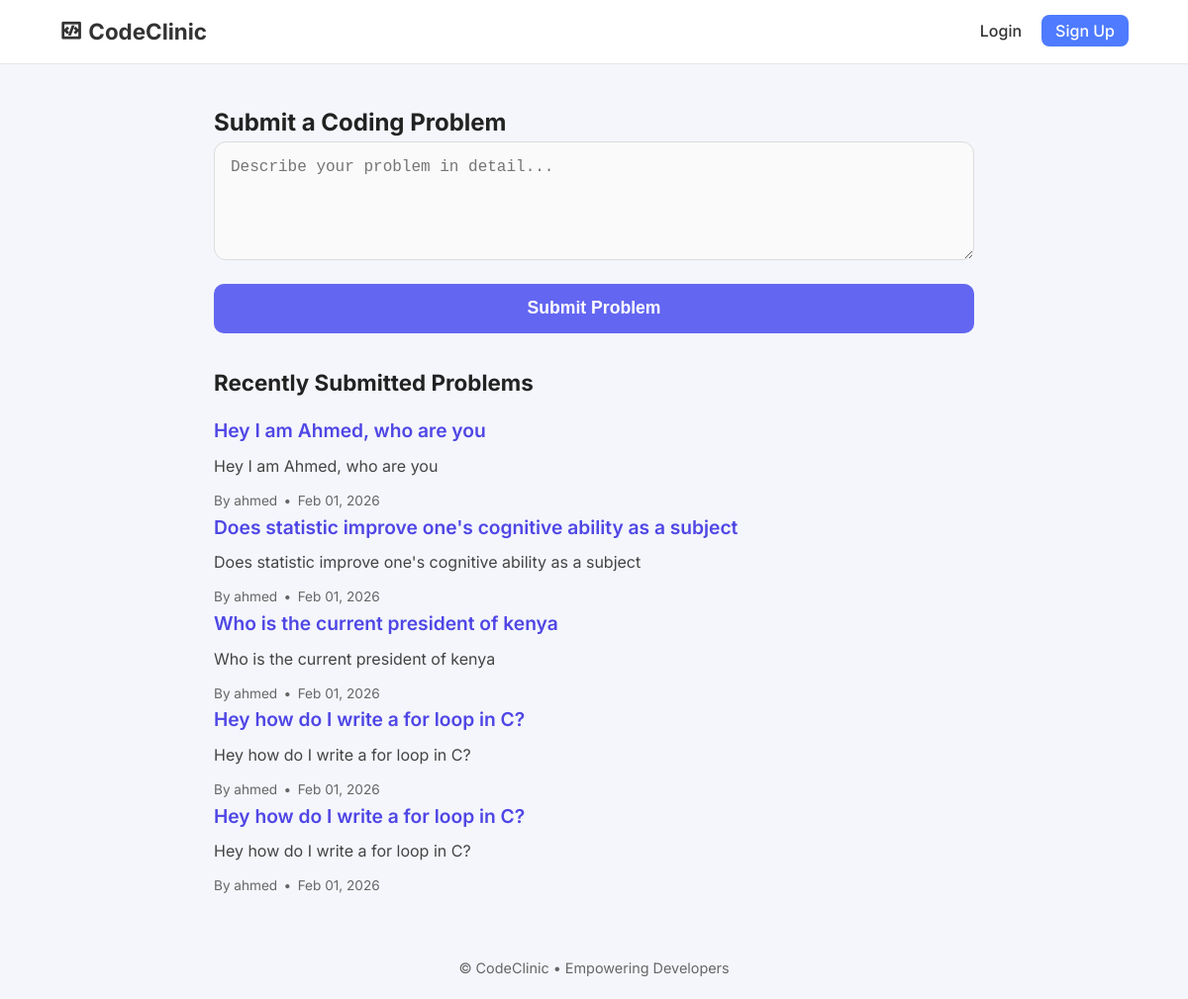
The app's page /, older data.
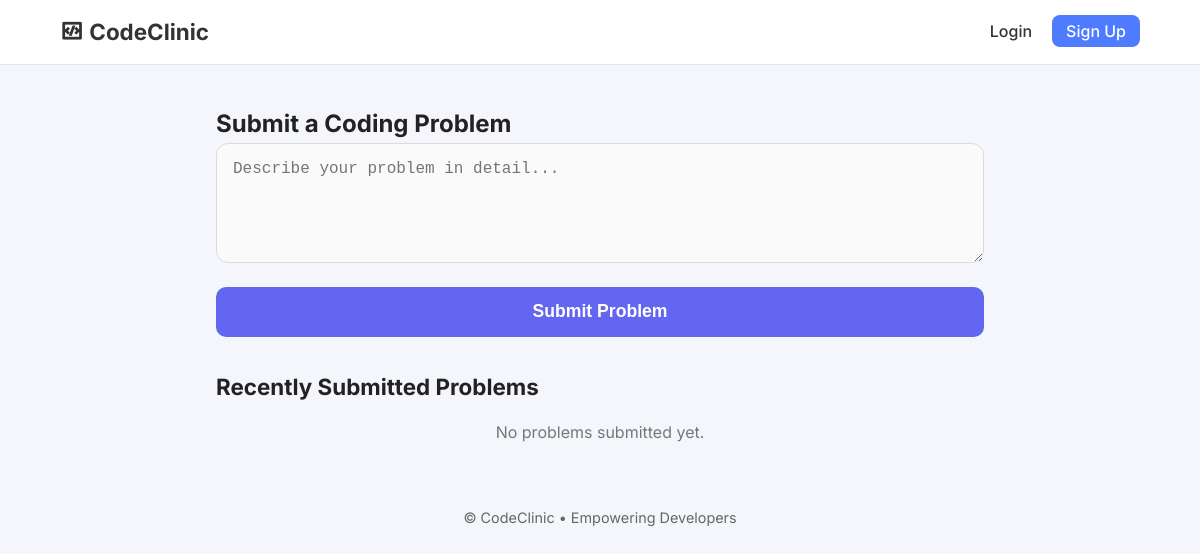
The same page, newer data.
### main/models.py (models this page shows, shortened)
class Problem(models.Model):
    description = models.TextField()
    user = models.ForeignKey(User, on_delete=models.CASCADE)
    topic = models.CharField(max_length=100, blank=True, null=True)
    created_at = models.DateTimeField(auto_now_add=True)

### main/views.py (the view)
# urls.py: 2. Add a URL to urlpatterns:  path('', views.home, name='home')
def home(request):
    problems = Problem.objects.all().order_by("-created_at")
    return render(request, "index.html", {"problems": problems})

### main/templates/index.html (shortened to what this page needs)
{% extends 'base.html' %}
{% block content %}
<div class="home-container">
    <div class="card submit-card">
        <h2>Submit a Coding Problem</h2>
        <form method="POST" class="problem-form" action="{% url 'submit' %}">
            <textarea name="description" placeholder="Describe your problem in detail..." required></textarea>
            <button type="submit">Submit Problem</button>
        </form>
    </div>
    <h3 class="section-title">Recently Submitted Problems</h3>
    {% for problem in problems %}
        <div class="card problem-card">
            <h4>
                <a href="{% url 'problem_detail' problem.id %}">
                    {{ problem.description|truncatechars:60 }}
                </a>
            </h4>
            <p>{{ problem.description|truncatechars:200 }}</p>
            <div class="meta">
                <span>By {{ problem.user.username }}</span>
                <span>•</span>
                <span>{{ problem.created_at|date:"M d, Y" }}</span>
            </div>
        </div>
    {% empty %}
        <p class="no-items">No problems submitted yet.</p>
    {% endfor %}
</div>
{% endblock %}

### main/templates/base.html (shortened to what this page needs)
{% load static %}
<!DOCTYPE html>
<html lang="en">
<head>
    <link href="https://cdn.jsdelivr.net/npm/remixicon@4.2.0/fonts/remixicon.css" rel="stylesheet">
    <link rel="stylesheet" href="{% static 'css/style.css' %}">
</head>
<body>
    <nav class="navbar">
        <div class="nav-container">
            <a href="{% url 'home' %}" class="logo">
                <i class="ri-code-box-line"></i> CodeClinic
            </a>
            <ul class="nav-links">
                {% if user.is_authenticated %}
                    <li><a href="#"><i class="ri-user-line"></i> {{ user.username }}</a></li>
                    <li><a href="{% url 'logout' %}" class="logout-btn">Logout</a></li>
                {% else %}
                    <li><a href="{% url 'login' %}">Login</a></li>
                    <li><a href="{% url 'signup' %}" class="signup-btn">Sign Up</a></li>
                {% endif %}
            </ul>
        </div>
    </nav>
    <main class="content">
        {% block content %}{% endblock %}
    </main>
    <footer class="footer">
        <p>© {{ now|date:"Y" }} CodeClinic • Empowering Developers</p>
    </footer>
</body>
</html>

### main/static/css/style.css (style rules this page uses)
* { margin: 0; padding: 0; box-sizing: border-box; }
body { font-family: 'Inter', sans-serif; background: #f4f6fb; color: #222; line-height: 1.6; }
.navbar { background: #ffffff; padding: 14px 0; border-bottom: 1px solid #e6e6e6; position: sticky; top: 0; z-index: 1000; }
.nav-container { width: 90%; max-width: 1200px; margin: auto; display: flex; justify-content: space-between; align-items: center; }
.logo { font-size: 1.4rem; font-weight: 700; color: #333; text-decoration: none; display: flex; align-items: center; gap: 6px; }
.nav-links { list-style: none; display: flex; gap: 20px; }
.nav-links a { text-decoration: none; color: #333; font-weight: 500; transition: 0.2s ease; }
.signup-btn { background: #4e7bff; padding: 6px 14px; border-radius: 8px; color: #fff !important; }
.content { width: 90%; max-width: 1200px; margin: 40px auto; }
.footer { text-align: center; padding: 20px; color: #666; font-size: 0.9rem; margin-top: 40px; }
.home-container { max-width: 800px; margin: 2rem auto; padding: 0 1rem; }
.section-title { margin: 2rem 0 1rem; font-size: 1.4rem; font-weight: 700; }
.submit-card textarea { width: 100%; min-height: 120px; padding: 1rem; border: 1px solid #dcdcdc; border-radius: 12px; background: #fafafa; resize: vertical; font-size: 1rem; transition: 0.2s ease; }
.problem-form button { width: 100%; margin-top: 1rem; padding: 0.9rem; border: none; border-radius: 10px; background: #6366f1; color: white; font-size: 1.1rem; font-weight: 600; cursor: pointer; transition: 0.2s ease; }
.no-items { margin-top: 1rem; text-align: center; color: #777; }

Row changes from the older to the newer data that the page shows:
removed Problem: description "Hey I am Ahmed, who are you", user.username "ahmed", created_at "Feb 01, 2026"
removed Problem: description "Does statistic improve one's cognitive ability as a subject", user.username "ahmed", created_at "Feb 01, 2026"
removed Problem: description "Who is the current president of kenya", user.username "ahmed", created_at "Feb 01, 2026"
removed Problem: description "Hey how do I write a for loop in C?", user.username "ahmed", created_at "Feb 01, 2026"
removed Problem: description "Hey how do I write a for loop in C?", user.username "ahmed", created_at "Feb 01, 2026"
Text that changed along with them:
text now shown: "No problems submitted yet."
